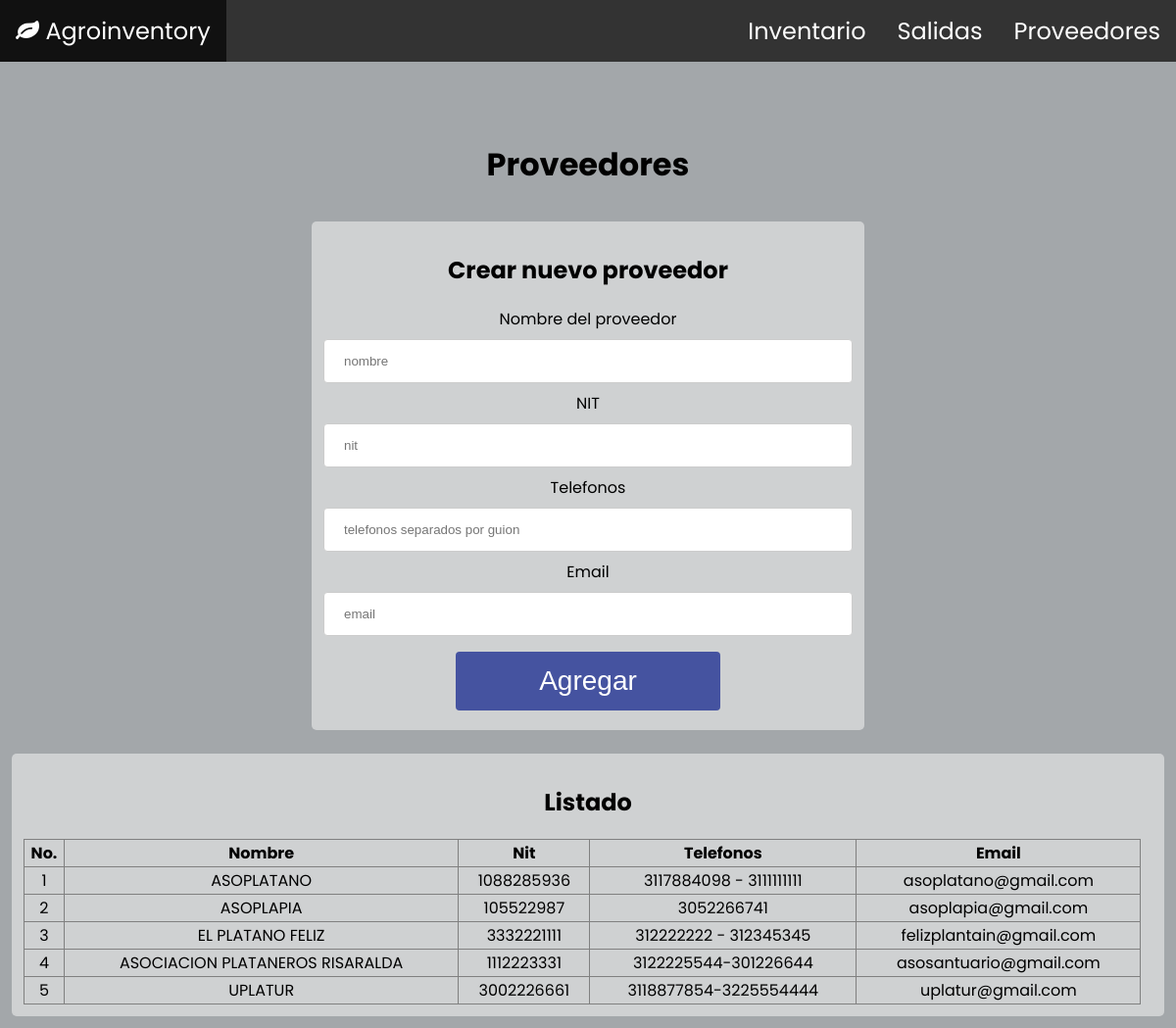
Page /proveedores.php on the committed database.
### tables this page shows
CREATE TABLE `proveedores` (
  `id_proveedor` int(4) NOT NULL,
  `nombre` varchar(100) NOT NULL,
  `nit` varchar(20) NOT NULL,
  `telefonos` varchar(100) NOT NULL,
  `email` varchar(50) NOT NULL
);

### proveedores.php (the view, shortened to what this page needs)
<?php include("includes/header.php") ?>
<h1>Proveedores</h1>
<div class="formulario">
    <h2>Crear nuevo proveedor</h2>
    <form action="proveedores.php" method="POST">
        <label for="nombre">Nombre del proveedor</label>
        <input type="text" id="nombre" name="nombre" placeholder="nombre">
        <br>
        <label for="nit">NIT</label>
        <input type="number" min=0 id="nit" name="nit" placeholder="nit">
        <br>
        <label for="telefonos">Telefonos</label>
        <input type="text" min=0 id="telefonos" name="telefonos" placeholder="telefonos separados por guion">
        <br>
        <label for="email">Email</label>
        <input type="email" id="email" name="email" placeholder="email">
        <br>
        <input type="submit" id="agregar" name="proveedores" value="Agregar">
    </form>
</div>
<?php
    include("db.php");
?>
<div class="registros">
    <h2>Listado</h2>
    <table border="1">
        <thead>
            <tr>
                <th>No.</th>
                <th>Nombre</th>
                <th>Nit</th>
                <th>Telefonos</th>
                <th>Email</th>
        </thead>
        <tbody>
        <?php
            $query ="SELECT *
                    FROM proveedores;";
            $resultado = mysqli_query($conn, $query);
            while($row = mysqli_fetch_array($resultado)){ ?>
                <tr>
                    <td><?php echo $row['id_proveedor'] ?></td>
                    <td><?php echo $row['nombre'] ?></td>
                    <td><?php echo $row['nit'] ?></td>
                    <td><?php echo $row['telefonos'] ?></td>
                    <td><?php echo $row['email'] ?></td>
                </tr>
            <?php }?>
        </tbody>
    </table>
</div>
<?php include("includes/footer.php") ?>

### styles.css (style rules this page uses)
body { text-align: center; font-family: 'Big Shoulders Stencil Display', cursive; font-family: 'Montserrat', sans-serif; font-family: 'Poppins', sans-serif; margin: 0; padding: 0; background-color:rgb(163, 167, 170) ; }
input, select { width: 100%; padding: 14px 20px; margin: 8px 0; display: inline-block; border: 1px solid #ccc; border-radius: 4px; box-sizing: border-box; }
input[type=submit] { width: 50%; background-color: #4553a0; color: white; padding: 14px 20px; margin: 8px 0; border: none; border-radius: 4px; cursor: pointer; font-size: 28px; }
.formulario { border-radius: 5px; display: inline-block; background-color: #f2f2f28e; padding: 1%; width: 45%; margin: 1%; vertical-align:top; }
.registros { align-items: center; border-radius: 5px; background-color: #f2f2f28e; padding: 1%; margin: 1%; }
table { width: 99%; border-collapse: collapse; }
h1 { padding-top: 5%; }

### rows in the picture
proveedores: id_proveedor "1", nombre "ASOPLATANO", nit "1088285936", telefonos "3117884098 - 3111111111", email "asoplatano@gmail.com"
proveedores: id_proveedor "2", nombre "ASOPLAPIA", nit "105522987", telefonos "3052266741", email "asoplapia@gmail.com"
proveedores: id_proveedor "3", nombre "EL PLATANO FELIZ", nit "3332221111", telefonos "312222222 - 312345345", email "felizplantain@gmail.com"
proveedores: id_proveedor "4", nombre "ASOCIACION PLATANEROS RISARALDA", nit "1112223331", telefonos "3122225544-301226644", email "asosantuario@gmail.com"
proveedores: id_proveedor "5", nombre "UPLATUR", nit "3002226661", telefonos "3118877854-3225554444", email "uplatur@gmail.com"
